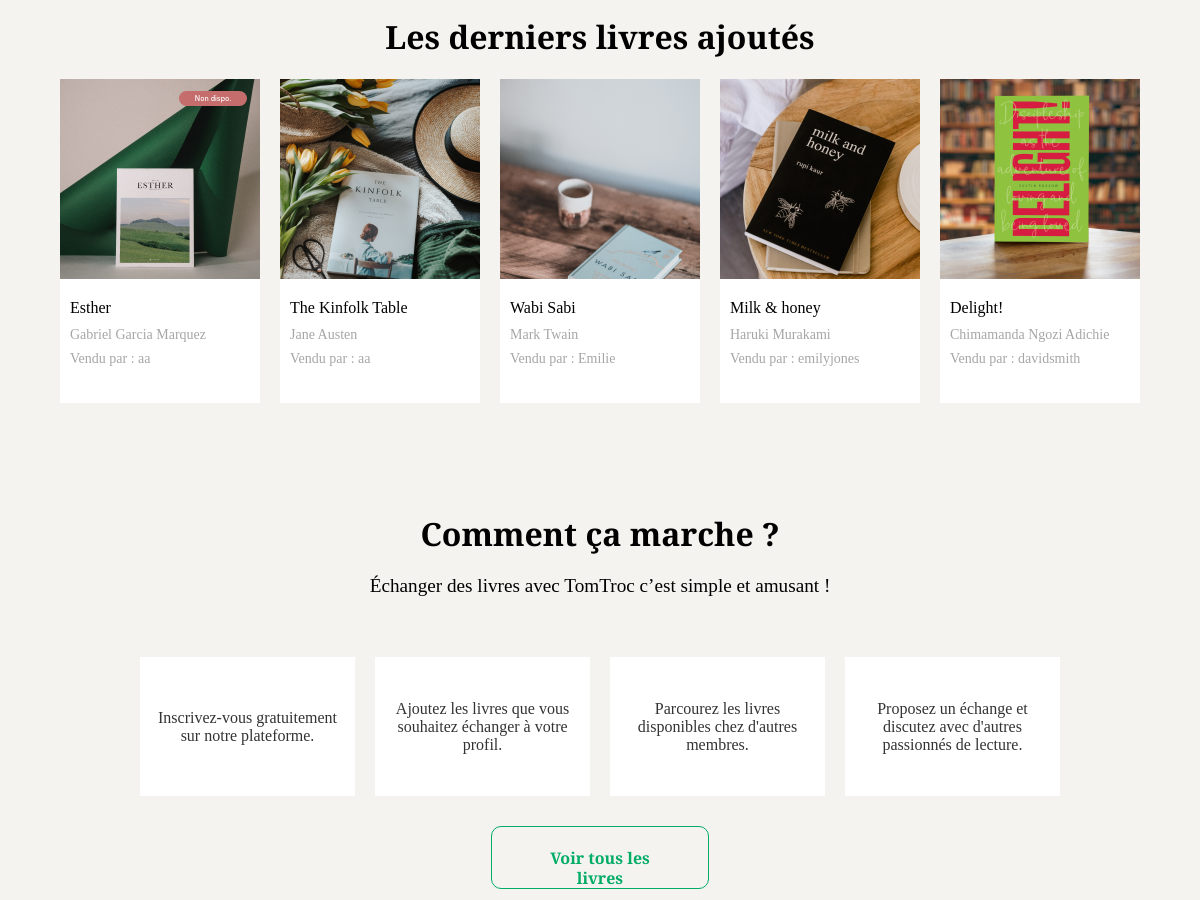
Before: / (middle part) with the older database file.
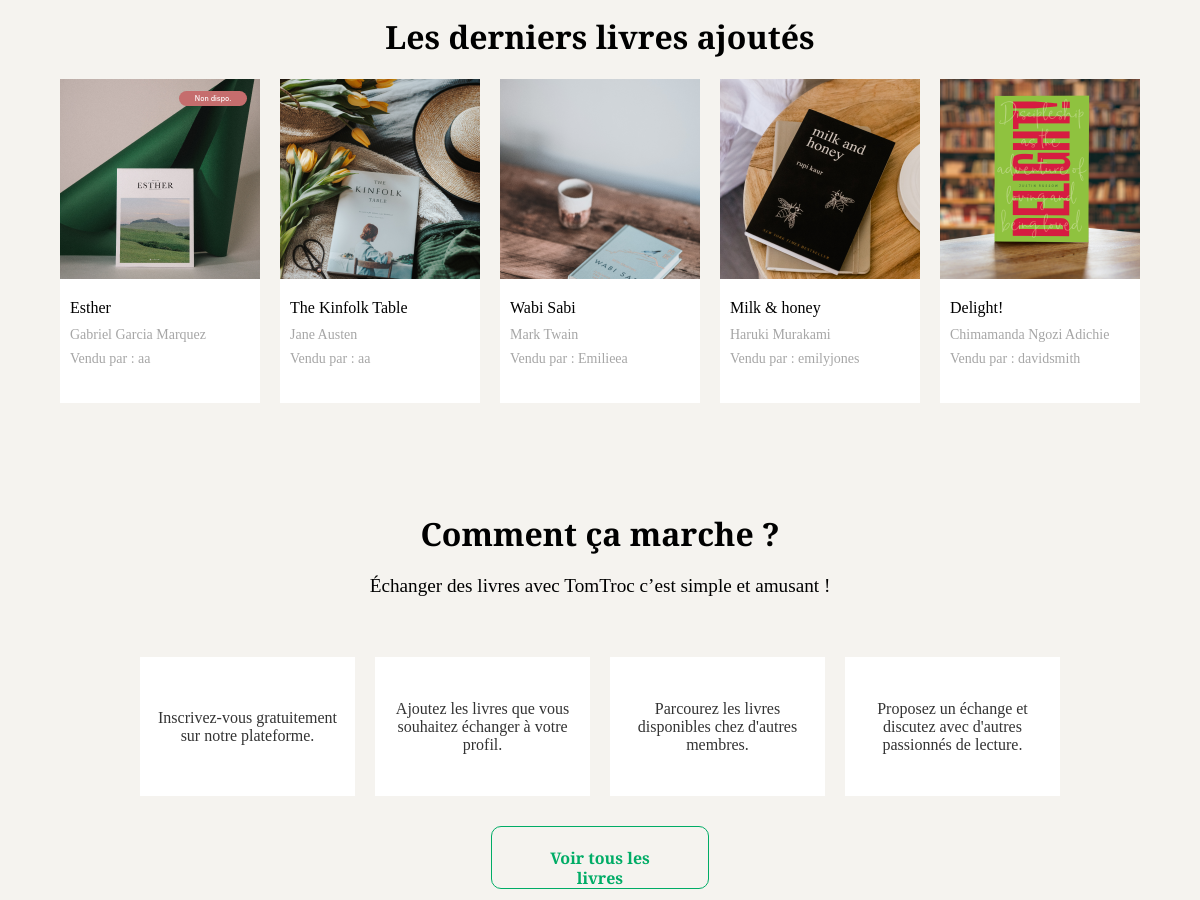
After: the same page with the newer database file.
### tables this page shows
CREATE TABLE IF NOT EXISTS `book` (
  `id` int NOT NULL AUTO_INCREMENT,
  `title` varchar(255) NOT NULL,
  `author` varchar(255) NOT NULL,
  `img` varchar(255) NOT NULL,
  `description` text NOT NULL,
  `createdAt` timestamp NOT NULL DEFAULT CURRENT_TIMESTAMP,
  `updatedAt` timestamp NULL DEFAULT CURRENT_TIMESTAMP,
  `available` tinyint(1) NOT NULL,
  `user_id` int DEFAULT NULL,
  PRIMARY KEY (`id`),
  KEY `fk_user` (`user_id`)
);

CREATE TABLE IF NOT EXISTS `user` (
  `id` int NOT NULL AUTO_INCREMENT,
  `username` varchar(100) NOT NULL,
  `email` varchar(100) NOT NULL,
  `password` varchar(255) NOT NULL,
  `profilePicture` varchar(255) NOT NULL,
  `role` enum('user','admin','moderator') DEFAULT 'user',
  `is_active` tinyint(1) DEFAULT '1',
  `created_at` datetime DEFAULT CURRENT_TIMESTAMP,
  `updated_at` datetime DEFAULT CURRENT_TIMESTAMP ON UPDATE CURRENT_TIMESTAMP,
  PRIMARY KEY (`id`)
);

### views/View.php (called while the page is built, shortened)
<?php
class View
{
    public function render(string $viewName, array $params = []): void
    {
        $viewPath = $this->buildViewPath($viewName);
        $description = $this->_renderViewFromTemplate($viewPath, $params);
    }
    private function _renderViewFromTemplate(string $viewPath, array $params = []): string
    {
        if (file_exists($viewPath)) {
            extract($params);
            require($viewPath);
            return ob_get_clean();
        } else {
            throw new Exception("La vue '$viewPath' est introuvable.");
        }
    }
    private function buildViewPath(string $viewName): string
    {
        return TEMPLATE_VIEW_PATH . $viewName . '.php';
    }
}

### controllers/BookController.php (called while the page is built, shortened)
<?php
class BookController
{
    public function showHome(): void
    {
        $bookManager = new BookManager();
        $books = $bookManager->getBooks();
        $view = new View("Accueil");
        $view->render("home", ['books' => $books]);
    }
}

### index.php (called while the page is built, shortened)
<?php
$action = Utils::request('action', 'home');
try {
    $bookController = new BookController();
    switch ($action) {
        case 'home':
            $bookController->showHome();
            break;
    }
} catch (Exception $e) {
    error_log("Exception capturée : " . $e->getMessage());
    $errorView = new View('Erreur');
    $errorView->render('errorPage', ['errorMessage' => $e->getMessage()]);
}

### models/DBmanager.php (called while the page is built, shortened)
<?php
class DBManager
{
    private static $instance;
    private $db;
    private function __construct()
    {
        $this->db = new PDO('mysql:host=' . DB_HOST . ';dbname=' . DB_NAME . ';charset=utf8', DB_USER, DB_PASS);
        $this->db->setAttribute(PDO::ATTR_ERRMODE, PDO::ERRMODE_EXCEPTION);
        $this->db->setAttribute(PDO::ATTR_DEFAULT_FETCH_MODE, PDO::FETCH_ASSOC);
    }
    public static function getInstance() : DBManager
    {
        if (!self::$instance) {
            self::$instance = new DBManager();
        }
        return self::$instance;
    }
    public function query(string $sql, ?array $params = null) : PDOStatement
    {
        if ($params == null) {
            $query = $this->db->query($sql);
        } else {
            $query = $this->db->prepare($sql);
            $query->execute($params);
        }
        return $query;
    }
}

### models/BookManager.php (called while the page is built, shortened)
<?php
class bookManager extends AbstractEntityManager
{
    public function getBooks(array $criteria = [], array $orders = [], int $limit = 0): array
    {
        $sql = "SELECT * FROM book";
        $params = [];
        $result = $this->db->query($sql, $params);
        $books = [];
        while ($book = $result->fetch()) {
            $books[] = new Book($book);
        }
        return $books;
    }
}

### models/AbstractEntity.php (called while the page is built, shortened)
<?php
abstract class AbstractEntity
{
    protected function hydrate(array $data) : void
    {
        foreach ($data as $key => $value) {
            $method = 'set' . str_replace('_', '', ucwords($key, '_'));
        }
    }
}

### models/Book.php (called while the page is built, shortened)
<?php
class Book extends AbstractEntity
{
    protected int $id;
    private int $userId;
    private ?User $user;
    private string $title = "";
    private string $author = "";
    private ?string $img = null;
    public function __construct(array $data = [])
    {
        $userManager = new UserManager();
        if ($this->userId) {
            $this->user = $userManager->getUserById($this->userId);
        }
    }
    public function getId(): int
    {
        return $this->id;
    }
    public function setId(int $id): void
    {
        $this->id = $id;
    }
    public function setUserId(int $userId): void
    {
        $this->userId = $userId;
    }
    public function setTitle(string $title): void
    {
        $this->title = $title;
    }
    public function getTitle(): string
    {
        return $this->title;
    }
    public function setAuthor(string $author): void
    {
        $this->author = $author;
    }
    public function getAuthor(): string
    {
        return $this->author;
    }
    public function setImg(?string $img): void
    {
        $this->img = $img;
    }
    public function getImg(): ?string
    {
        return $this->img;
    }
    public function setCreatedAt(string|DateTime $createdAt, string $format = 'Y-m-d H:i:s'): void
    {
        if (is_string($createdAt)) {
            $createdAt = DateTime::createFromFormat($format, $createdAt);
        }
    }
    public function setUpdatedAt(string|DateTime|null $updatedAt): void
    {
        if ($updatedAt === null) {
            $this->updatedAt = null;
        } elseif (is_string($updatedAt)) {
            $this->updatedAt = DateTime::createFromFormat('Y-m-d H:i:s', $updatedAt);
        } elseif ($updatedAt instanceof DateTime) {
            $this->updatedAt = $updatedAt;
        }
    }
    public function getUser(): ?User
    {
        return $this->user;
    }
}

### models/UserManager.php (called while the page is built, shortened)
<?php
class UserManager extends AbstractEntityManager
{
    public function getUserById(int $id): ?User
    {
        try {
            $sql = "SELECT * FROM user WHERE id = :id";
            $result = $this->db->query($sql, [":id" => $id]);
            $user = $result->fetch();
            if ($user) {
                return new User($user);
            } else {
                return null;
            }
        } catch (PDOException $e) {
            throw new Exception("Erreur lors de la recherche de l'utilisateur : " . $e->getMessage());
        }
    }
}

### models/User.php (called while the page is built, shortened)
<?php
class User extends AbstractEntity
{
    protected int $id;
    private string $username;
    public function getId(): int
    {
        return $this->id;
    }
    public function getUsername(): string
    {
        return $this->username;
    }
    public function setId(int $id): void
    {
        $this->id = $id;
    }
    public function setUsername(string $username): void
    {
        $this->username = $username;
    }
}

### views/templates/include/book-card.php (the view, shortened to what the changed rows need)
<div class="book-card" data-book-id="<?= htmlspecialchars($book->getId()) ?>" data-title="<?= htmlspecialchars($book->getTitle()) ?>" data-author="<?= htmlspecialchars($book->getAuthor()) ?>">
    <a href="index.php?action=book-detail&id=<?= htmlspecialchars($book->getId()) ?>">
        <div class="image-container">
            <?php
            $imgSrc = $book->getImg() ?? '';
            if (!empty($imgSrc) && file_exists($_SERVER['DOCUMENT_ROOT'] . '/' . $imgSrc)) {
            ?>
                <img src="<?= htmlspecialchars($imgSrc) ?>" alt="Image de <?= htmlspecialchars($book->getTitle()) ?>">
            <?php } else { ?>
                <p>Image non disponible</p>
            <?php } ?>
    </a>
</div>
<div class="text-book-card">
    <h3><?= htmlspecialchars($book->getTitle()) ?? 'Titre non disponible' ?></h3>
    <p class="author"><?= htmlspecialchars($book->getAuthor()) ?? 'Auteur non disponible' ?></p>
    <?php if ($book->getUser()) { ?>
        <p class="seller">
            Vendu par :
            <a href="index.php?action=showPublicAccount&id=<?= htmlspecialchars($book->getUser()->getId()) ?>">
                <?= htmlspecialchars($book->getUser()->getUsername()) ?>
            </a>
        </p>
    <?php } else { ?>
        <p class="seller">Vendeur inconnu</p>
    <?php } ?>
</div>

### views/templates/home.php (shortened to what the changed rows need)
<section class="book-list">
    <h2 class="section-title">Les derniers livres ajoutés</h2>
        <?php if (!empty($books)) { ?>
            <?php foreach ($books as $book) { ?>
                <?php include 'include/book-card.php'; ?>
            <?php } ?>
        <?php } else { ?>
            <p>Aucun livre disponible pour le moment.</p>
        <?php } ?>
</section>
<section class="how-it-works">
    <h2 class="section-title">Comment ça marche ?</h2>
</section>

Changed rows visible on the page:
changed book "Wabi Sabi": user.username "Emilie" → "Emilieea"
